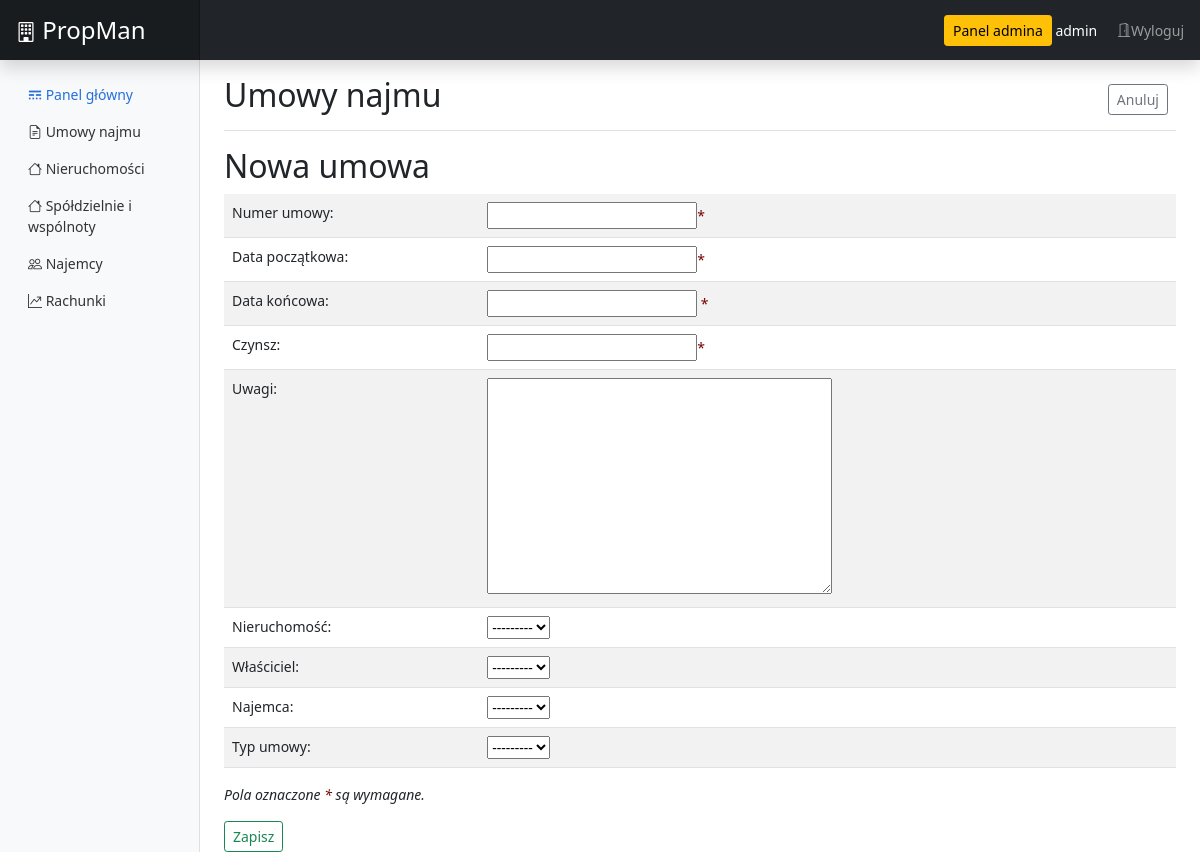
The app's page /app/forms/leaseagreement/new (signed in), older data.
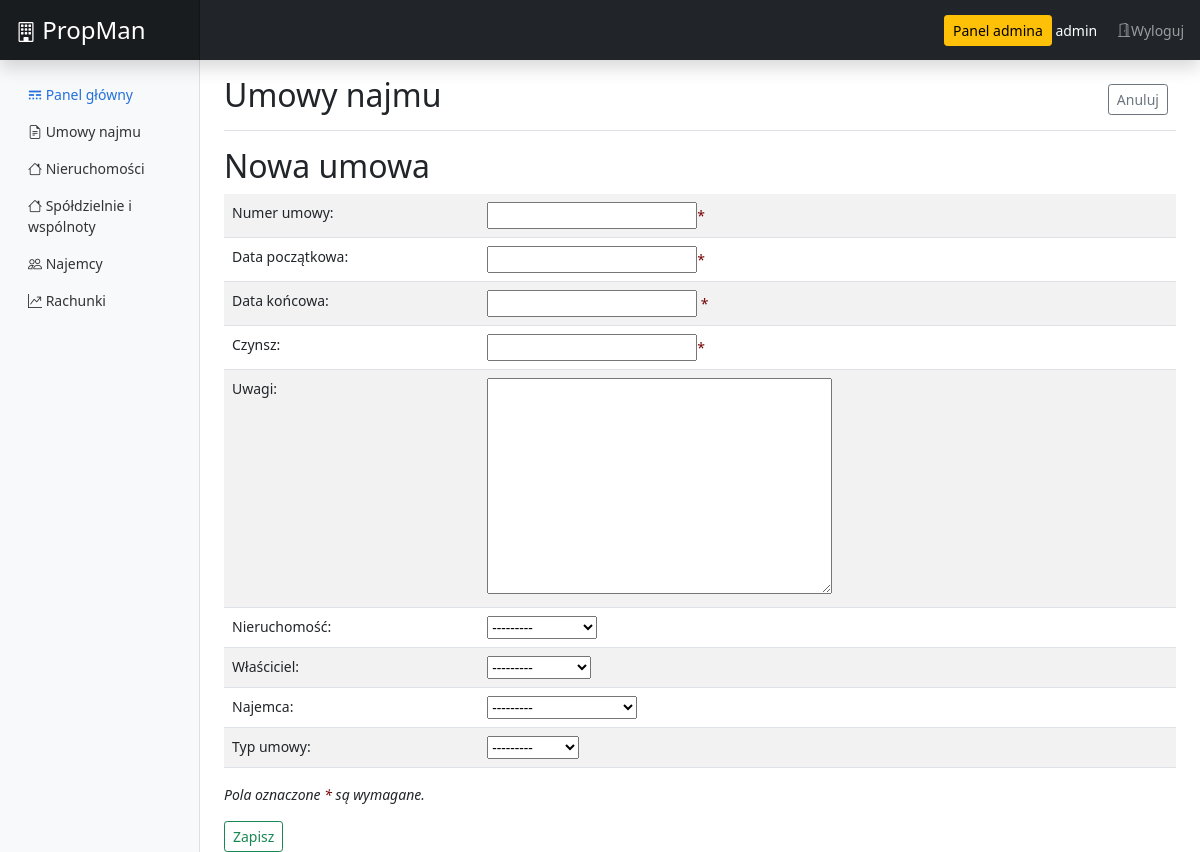
The same page, newer data.
### app/models.py (models this page shows)
class LeaseAgreement_type(models.Model):
    id = models.AutoField(primary_key=True)
    type = models.CharField(max_length=45, blank=False)
    class Meta:
        ordering = ['id']
    def __str__(self):
        return self.type

### app/views.py (the view)
# urls.py: path('forms/leaseagreement/new', views.leaseagreement_form_new, name='leaseagreement_new'), # definicja adresu URL nowego wpisu
def leaseagreement_form_new(request):
    if request.method == "POST":
        form = LeaseAgreementForm(request.POST)
        if form.is_valid():
            form.save()
            messages.success(request, 'Operacja wykonana pomyślnie')
            return redirect('leaseagreement_all')
        messages.error(request, 'Błąd. Operacja nieudana.')
    else:
        form = LeaseAgreementForm()
    return render(request, 'registration/lease/la_new.html', {'leaseagreement_new': form})

### app/models.py (called while the page is built)
    def __str__(self):
        return " ".join((self.name, self.surname))

    def __str__(self):
        return " ".join((self.name, self.surname))

    def __str__(self):
        return self.name

### templates/registration/lease/la_new.html (shortened to what this page needs)
{% extends 'registration/base.html' %}
{% block content %}
<div class="d-flex justify-content-between flex-wrap flex-md-nowrap align-items-center pt-3 pb-2 mb-3 border-bottom">
  <h1 class="h2">Umowy najmu</h1>
  <div class="btn-toolbar mb-2 mb-md-0">
    <div class="btn-group me-2">
      <a href="{% url 'leaseagreement_all' %}" type="button" class="btn btn-sm btn-outline-secondary">Anuluj</a>
    </div>
  </div>
</div>
<div class="">
  <h2>Nowa umowa</h2>
  <form method="POST" class="post-form">
    <table class="table table-striped">
      <tbody>
        <tr>
          <td>Numer umowy:</td>
          <td>{{ leaseagreement_new.la_number }}<span class="required-field">*</span></td>
        </tr>
        <tr>
          <td>Data początkowa:</td>
          <td>{{ leaseagreement_new.start }}<span class="required-field">*</span></td>
        </tr>
        <tr>
          <td>Data końcowa:</td>
          <td>{{ leaseagreement_new.end }}
            <span class="required-field">*{{ leaseagreement_new.end.errors|striptags}}</span>
          </td>
        </tr>
        <tr>
          <td>Czynsz:</td>
          <td>{{ leaseagreement_new.value }}<span class="required-field">*</span></td>
        </tr>
        <tr>
          <td>Uwagi:</td>
          <td>{{ leaseagreement_new.comments }}</td>
        </tr>
        <tr>
          <td>Nieruchomość:</td>
          <td>{{ leaseagreement_new.property }}</td>
        </tr>
        <tr>
          <td>Właściciel:</td>
          <td>{{ leaseagreement_new.landlords }}</td>
        </tr>
        <tr>
          <td>Najemca:</td>
          <td>{{ leaseagreement_new.tenants }}</td>
        </tr>
        <tr>
          <td>Typ umowy:</td>
          <td>{{ leaseagreement_new.type }}</td>
        </tr>
      </tbody>
    </table>
    <p style="font-style: italic;">Pola oznaczone <span class="required-field">*</span> są wymagane.</p>
    <button type="submit" class="btn btn-sm btn-outline-success">Zapisz</button>
  </form>
</div>
{% endblock %}

Row changes from the older to the newer data that the page shows:
added LeaseAgreement_type: type "---------"
Text that changed along with them:
form field type: "---------" → (not shown)
